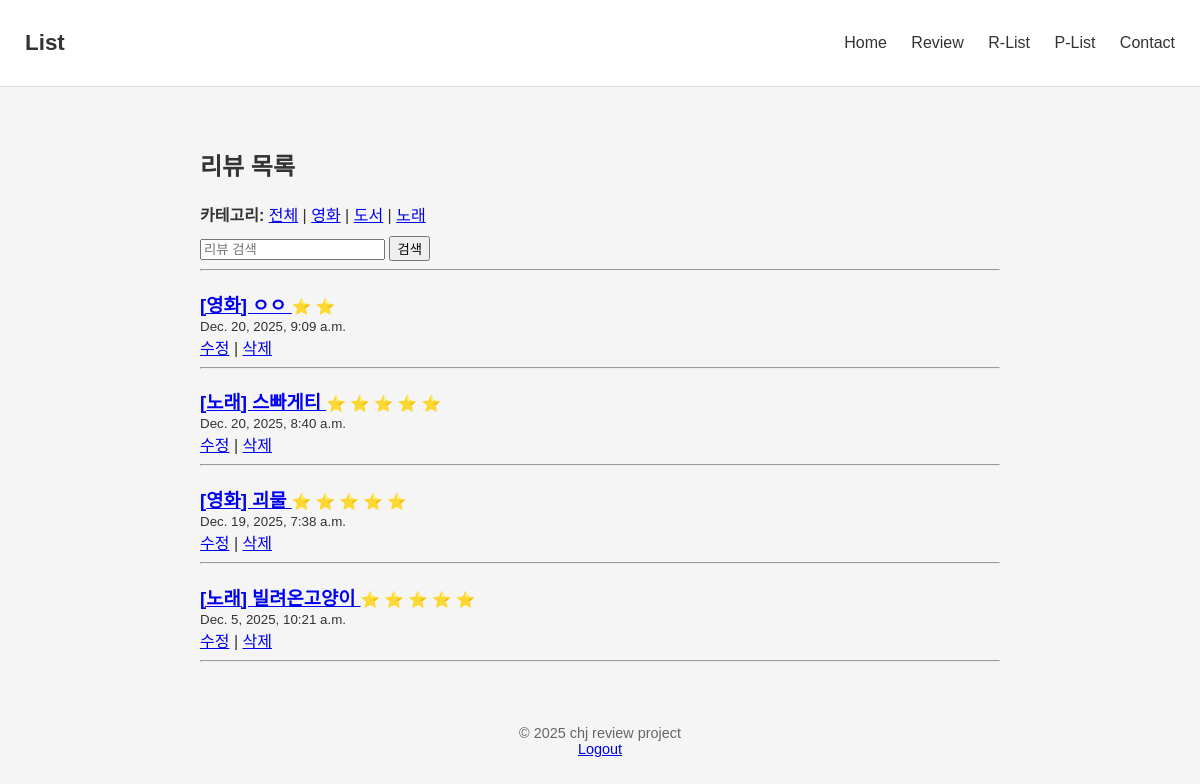
Screenshot of /reviews/ (signed in) with the database file from the repository.
### main/models.py (models this page shows, shortened)
class Review(models.Model):
    CATEGORY_CHOICES = [
        ('movie', '영화'),
        ('book', '도서'),
        ('music', '노래'),
    ]
    category = models.CharField(max_length=20, choices=CATEGORY_CHOICES)
    title = models.CharField(max_length=200)
    content = models.TextField()
    created_at = models.DateTimeField(auto_now_add=True)
    author = models.CharField(max_length=50)
    rating = models.IntegerField(default=0) #별점 남기기 기능

### main/views.py (the view)
# urls.py: path('reviews/', views.review_list, name='review_list'),
def review_list(request):
    category = request.GET.get('category')
    q = request.GET.get('q')
    reviews = Review.objects.all().order_by('-created_at')
    if category:
        reviews = reviews.filter(category=category)
    if q:
        reviews = reviews.filter(
            Q(title__icontains=q) |
            Q(content__icontains=q) |
            Q(author__icontains=q)
        )
    return render(request, 'main/review_list.html', {
        'reviews': reviews,
        'category': category,
        'q': q,
    })

### main/templates/main/review_list.html (shortened to what this page needs)
{% extends 'main/base.html' %}
{% block content %}
<h2>리뷰 목록</h2>
<div>
    <strong>카테고리:</strong>
    <a href="/reviews/">전체</a> |
    <a href="/reviews/?category=movie">영화</a> |
    <a href="/reviews/?category=book">도서</a> |
    <a href="/reviews/?category=music">노래</a>
</div>
<form method="get" style="margin-top:10px;">
    <input type="text"
           name="q"
           placeholder="리뷰 검색"
           value="{{ q|default:'' }}">
    <button type="submit">검색</button>
</form>
<hr>
{% for review in reviews %}
    <h3 style="margin-bottom: 0;">
        <a href="{% url 'review_detail' review.id %}">
            [{{ review.get_category_display }}] {{ review.title }}
        </a>
        <small>
            {% for _ in "12345" %}
                {% if forloop.counter <= review.rating %}
                    ⭐
                {% endif %}
            {% endfor %}
        </small>
    </h3>
    <small>{{ review.created_at }}</small>
    <br>
    <a href="{% url 'review_edit' review.id %}">수정</a> |
    <a href="{% url 'review_delete' review.id %}"
       onclick="return confirm('정말 삭제하시겠습니까?')">삭제</a>
    <hr>
{% endfor %}
{% endblock %}

### main/static/main/style.css (style rules this page uses)
body { margin: 0; padding: 0; background-color: #f5f5f5; font-family: 'Apple SD Gothic Neo', sans-serif; color: #333; }

### rows the page displays
Review: category "영화", title "ㅇㅇ", rating 2 (drawn), created_at "Dec. 20, 2025, 9:09 a.m."
Review: category "노래", title "스빠게티", rating 5 (drawn), created_at "Dec. 20, 2025, 8:40 a.m."
Review: category "영화", title "괴물", rating 5 (drawn), created_at "Dec. 19, 2025, 7:38 a.m."
Review: category "노래", title "빌려온고양이", rating 5 (drawn), created_at "Dec. 5, 2025, 10:21 a.m."
